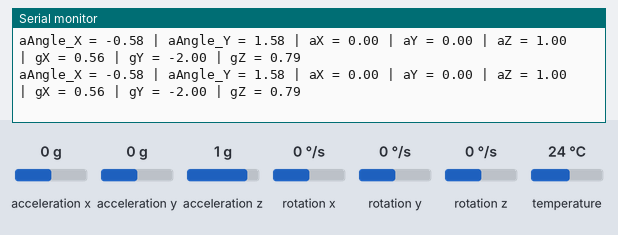
Bench run of a sketch on a simulated Arduino Uno, built with avr-gcc and run on an emulated ATmega328P. Shown: the last lines printed to the serial monitor. Wiring (inferred from the names in the program): MPU-6050 motion sensor at I2C address 0x68. Inputs (shaded band) come from the test bench; at power-on: acceleration x 0 g, acceleration y 0 g, acceleration z 1 g, rotation x 0 °/s, rotation y 0 °/s, rotation z 0 °/s, temperature 24 °C.

Above: at 1.9 s.
2.0 s: acceleration x set to -1.4 g
At 3.7 s:
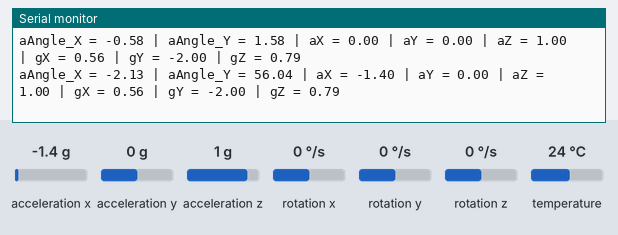
5.0 s: acceleration y set to -1.4 g
At 5.8 s:
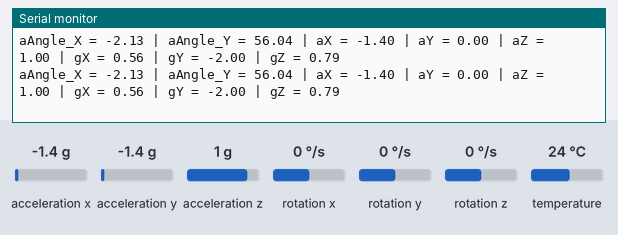
6.5 s: acceleration z set to -1.4 g
At 7.9 s:
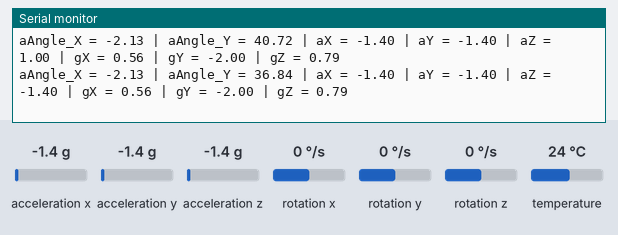
Timing chart, 0 to 9.5 s (numbered marks = the images above; inputs shaded):
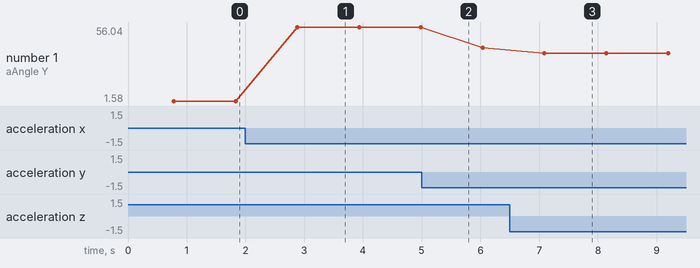

Measured:
- after the input at 2.0 s, the serial monitor: prints a new line after 0.88 s (image 1)
- after the input at 6.5 s, the serial monitor: prints a new line after 0.59 s (image 3)
- plotted number 1: 1.58 → 56.04 after the input at 2.0 s, 56.04 → 40.72 after the input at 5.0 s, 40.72 → 36.84 after the input at 6.5 s

The sketch:

GY-521_Calculated.ino
```cpp
#include <Wire.h>              // This library allows you to communicate with I2C devices.

const int MPU_ADDRESS = 0x68;  // I2C Address for GY-521 which have Accelerometer, Gyroscope, Temperature and Motion detection

                              // If AD0 pin in the sensor is HIGH, then address will be 0x69. Now, it is in LOW condition, so it is 0x68

float accelerometer_x, accelerometer_y, accelerometer_z = 0;   //X,Y,Z variables of the Accelerometer

float gyroscope_x, gyroscope_y, gyroscope_z = 0;              //X,Y,Z variables of the Gyroscope

float accelerometerAngle_X, accelerometerAngle_Y, gyroscopeAngle_X, gyroscopeAngle_Y, gyroscopeAngle_Z = 0;

float Roll, Pitch, Yaw = 0;

float accelerometer_Error_X, accelerometer_Error_Y, gyroscope_Error_X, gyroscope_Error_Y, gyroscope_Error_Z = 0;

float elapsedTime, currentTime, previousTime = 0;

int c = 0;


void setup()
{
  Serial.begin(9600);
  Wire.begin();
  Wire.beginTransmission(MPU_ADDRESS);      //Begins a Transmission to the I2C slave
  Wire.write(0x6B);                         //PWR_MGMT_1 Register
  Wire.write(0x00);                         //Set to zero (This command wakes up the MPU-6050)
  Wire.endTransmission(true);               //End the Transmission
  calculate_IMU_error();                    //Calling this function to get the IMU error values
  delay(20);

  /*
   * Configure Aceelerometer Sensitivity - Full Scale Range (default +/-2g)
   * Wire.beginTransmission(MPU_ADDRESS);
   * Wire.write(0x1C);                      //Talk to the ACCEL_CONFIG register (1C hex)
   * Wire.write(0x10);                      //Set the register bite as 00010000(+/- 8g full scale range)
   * Wire.endTransmission(true);
   */

   /*
    * Configure Gyro sensivity - Full scale range (default +/- 250 deg/s)
    * Wire.begintransmission(MPU_ADDRESS)
    * Wire.write(0x1B);                    //Talk to the GYRO_CONFIG register (1B hex)
    * Wire.write(0x10);                    //Set the register bits as 00010000 (1000deg/s full scale)
    * Wire.endTransmission(true);
    * delay(10);
    */
}

void loop()
{
  Wire.beginTransmission(MPU_ADDRESS);
  Wire.write(0x3B);                         //Starting with register 0x3B(ACCEL_XOUT_H) [MPU-6000 and MPU-6050 Register Map and descriptions revision 4.2, p.40]
  Wire.endTransmission(false);              //The parameter indicates that the Arduini will restart the sensor. As a result, the connection is kept active.
  Wire.requestFrom(MPU_ADDRESS, 7*2, true); //Request a total of 7*2=14 registers

  //"Wire.read()<<8 | Wire.read();" Means two registers are read and stored in the same variable


 //Accelerometer


  //For a range of +-2g, we need to divide the raw values by 16384.0 (According to the Datasheet)
  accelerometer_x = (Wire.read()<<8 | Wire.read()) / 16384.0; //Reading registers: 0x3B (ACCEL_XOUT_H) and 0x3C (ACCEL_XOUT_L)
  accelerometer_y = (Wire.read()<<8 | Wire.read()) / 16384.0; //Reading registers: 0x3D (ACCEL_YOUT_H) and 0x3E (ACCEL_YOUT_L)
  accelerometer_z = (Wire.read()<<8 | Wire.read()) / 16384.0; //Reading registers: 0x3F (ACCEL_ZOUT_H) and 0x40 (ACCEL_ZOUT_L)

  accelerometerAngle_X = (atan(accelerometer_x / sqrt(pow(accelerometer_x, 2) + pow(accelerometer_z, 2)) * 180 / PI)) - 0.58;
  //accelerometerAngle_X ~ 0.58. See the calculate_IMU_error() custom function for more details

  accelerometerAngle_Y = (atan(-1 * accelerometer_x / sqrt(pow(accelerometer_y, 2) + pow(accelerometer_z, 2))) * 180 / PI ) + 1.58;
  //accelerometerAngle_Y ~ -1.58


 //Gyroscope


  previousTime = currentTime;                              //Previous Time is stored before the actual time read

  currentTime = millis();                                  //Current time actual time read

  elapsedTime = (currentTime - previousTime) / 1000;       //Divide by 1000 to get Seconds

  Wire.beginTransmission(MPU_ADDRESS);
  Wire.write(0x43);                                        //gyroscope data first register address 0x43
  Wire.write(false);
  Wire.requestFrom(MPU_ADDRESS, 7*2, true);                      // Read 7*2=14 registers total, each axis value is stores in 2 registers


  //For a 250 deg/s range we have to divide the raw values by 131.0 (According to the Datasheet)
  gyroscope_x = (Wire.read()<<8 | Wire.read()) / 131.0;     //Reading registers: 0x43 (GYRO_XOUT_H) and 0x44 (GYRO_XOUT_L)
  gyroscope_y = (Wire.read()<<8 | Wire.read()) / 131.0;     //Reading registers: 0x45 (GYRO_YOUT_H) and 0x46 (GYRO_YOUT_L)
  gyroscope_z = (Wire.read()<<8 | Wire.read()) / 131.0;     //Reading registers: 0x47 (GYRO_ZOUT_H) and 0x48 (GYRO_ZOUT_L)

  //Correct the outpu with the calculated error values

  gyroscope_x = gyroscope_x + 0.56;                         //Gyroscope_Error_X ~ (-0.56)
  gyroscope_y = gyroscope_y - 2;                            //Gyroscope_Error_Y ~ (+2)
  gyroscope_z = gyroscope_z + 0.79;                         //Gyroscope_Error_Z ~ (-0.79)


  //Curently the raw values are in degrees er seconds(deg/s), so we need to multiply by seconds(s) to get the angle in degrees
  gyroscopeAngle_X = gyroscopeAngle_X + gyroscope_x * elapsedTime;    //deg/s * s = deg
  gyroscopeAngle_Y = gyroscopeAngle_Y + gyroscope_y * elapsedTime;

  Yaw = Yaw + gyroscope_z * elapsedTime;
  //Complemetary filter - combine Accelerometer and Gyroscope Angle values

  Roll = 0.96 * gyroscopeAngle_X + 0.04 * accelerometerAngle_X;
  Pitch = 0.96 * gyroscopeAngle_Y + 0.04 * accelerometerAngle_Y;


//  Serial.print(" | Roll ");
//  Serial.print(Roll);
//  Serial.print(" | Pitch ");
//  Serial.print(Pitch);
//  Serial.print(" | Yaw ");
//  Serial.print(Yaw);
//  Serial.println();
//
//  delay(1000);

  Serial.print("aAngle_X = ");
  Serial.print(accelerometerAngle_X);
  Serial.print(" | aAngle_Y = ");
  Serial.print(accelerometerAngle_Y);

  Serial.print(" | aX = ");
  Serial.print(accelerometer_x);
  Serial.print(" | aY = ");
  Serial.print(accelerometer_y);
  Serial.print(" | aZ = ");
  Serial.print(accelerometer_z);

  Serial.print(" | gX = ");
  Serial.print(gyroscope_x);
  Serial.print(" | gY = ");
  Serial.print(gyroscope_y);
  Serial.print(" | gZ = ");
  Serial.print(gyroscope_z);
  Serial.println();

  delay(1000);

}

void calculate_IMU_error()
{
  //We can call this function in the setup section to calculate the Accelerometer and Gyroscope data error.
  //From here we will get the error cvalues used in the above equation printed in the Serial Monitor.
  //Note that we shoud place the IMU flat in order to get the proper values, so that we then can correct the values.
  //Read the Accelerometer values for 200 times.
  while(c < 200){
    Wire.beginTransmission(MPU_ADDRESS);
    Wire.write(0x3B);
    Wire.endTransmission(false);
    Wire.requestFrom(MPU_ADDRESS, 7*2, true);
    accelerometer_x = (Wire.read() << 8 | Wire.read()) / 16384.0;
    accelerometer_y = (Wire.read() << 8 | Wire.read()) / 16384.0;
    accelerometer_z = (Wire.read() << 8 | Wire.read()) / 16384.0;

    accelerometerAngle_X = (atan(accelerometer_x / sqrt(pow(accelerometer_x, 2) + pow(accelerometer_z, 2)) * 180 / PI)) - 0.58;


    accelerometerAngle_Y = (atan(-1 * accelerometer_x / sqrt(pow(accelerometer_y, 2) + pow(accelerometer_z, 2))) * 180 / PI ) + 1.58;

    c++;
  }
  accelerometer_Error_X = accelerometer_Error_X / 200;
  accelerometer_Error_Y = accelerometer_Error_Y / 200;
  c = 0;

  while (c < 200){
    Wire.beginTransmission(MPU_ADDRESS);
    Wire.write(0x43);
    Wire.write(false);
    Wire.requestFrom(MPU_ADDRESS, 7*2, true);


    gyroscope_x = (Wire.read()<<8 | Wire.read()) / 131.0;
    gyroscope_y = (Wire.read()<<8 | Wire.read()) / 131.0;
    gyroscope_z = (Wire.read()<<8 | Wire.read()) / 131.0;

    //Sum all Readings
    gyroscope_Error_X = gyroscope_Error_X + gyroscope_x;
    gyroscope_Error_Y = gyroscope_Error_Y + gyroscope_y;
    gyroscope_Error_Z = gyroscope_Error_Z + gyroscope_z;
    c++;
  }
  //Divide the sum by 200 to get the error value
  gyroscope_Error_X = gyroscope_Error_X / 200;
  gyroscope_Error_Y = gyroscope_Error_Y / 200;
  gyroscope_Error_Z = gyroscope_Error_Z / 200;


}
```
